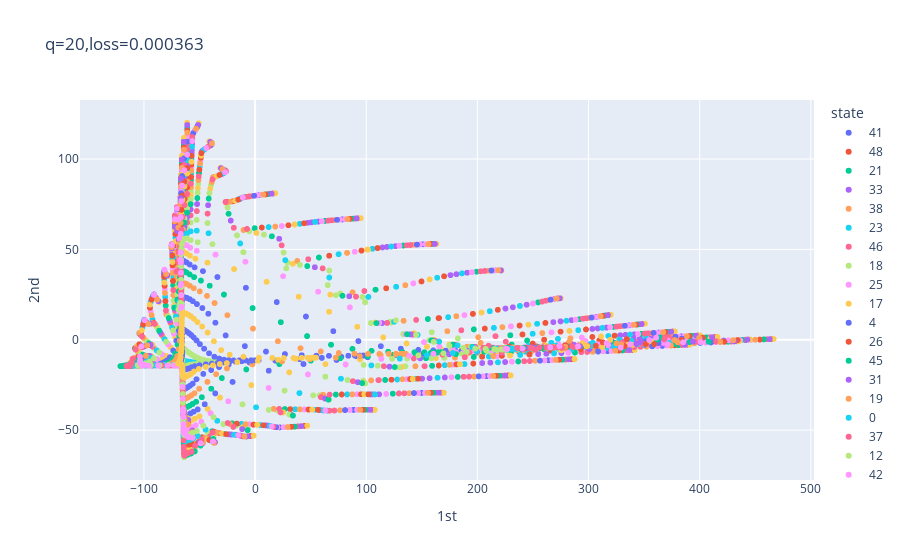

The cell this chart's notebook holds for it:
### Markdown cell above
M: how many epochs you use

### Code cell
M = 10000 # How many epochs
epochs = range(M)
losses = [np.nan]*M
MRA_pca = MRA_generate(d,nt,1000,sigma,ne,g,replace=0)
pca_cb = PCA(n_components=2)
MRA_pca.generate_default()
X = MRA_training.X
clear_output()
N_shifts = MRA_pca.shifts.reshape(-1,1)
N_states = np.repeat(MRA_pca.states,nt)
df_states = pd.DataFrame(N_states,columns=['state']).astype('object') 
df_shifts = pd.DataFrame(N_shifts,columns=['shift'])

class CustomCallback(tf.keras.callbacks.Callback):
    def on_epoch_end(self, epoch, logs=None):
        losses[epoch] = logs["loss"]
        print("For epoch {:d}, loss is {:f}.".format(epoch, logs["loss"]))
        if epoch % 50 == 0:
            clear_output(wait = True)
            _, Ns = latent(model,MRA_pca)
            N_reshaped = Ns.reshape(-1,q)
            pca_N = pca_cb.fit_transform(N_reshaped)
            df = pd.DataFrame(pca_N, columns = ['1st','2nd'])
            df = pd.concat([df,df_states,df_shifts],axis=1)
            fig = px.scatter(df, x='1st', y='2nd', color='state', text='shift', title='q=%d,loss=%f'%(q,logs["loss"]))
            fig.update_layout(height=500)
            fig.show()
history = model.fit(X,X,epochs=M,verbose=0,callbacks=[CustomCallback()])

### Figure 1 — Plotly figure (JSON) as saved in the notebook; plotly's stock layout.template omitted (floating-point values rounded to 4 significant figures; data arrays with more than 128 entries replaced by an {"elided": "..."} marker saying what was removed)
{"data": [{"hovertemplate": "state=41<br>1st=%{x}<br>2nd=%{y}<br>shift=%{text}<extra></extra>", "legendgroup": "41", "marker": {"color": "#636efa", "symbol": "circle"}, "mode": "markers+text", "name": "41", "showlegend": true, "text": {"elided": "400 int values"}, "type": "scattergl", "x": {"elided": "400 float values"}, "xaxis": "x", "y": {"elided": "400 float values"}, "yaxis": "y"}, {"hovertemplate": "state=48<br>1st=%{x}<br>2nd=%{y}<br>shift=%{text}<extra></extra>", "legendgroup": "48", "marker": {"color": "#EF553B", "symbol": "circle"}, "mode": "markers+text", "name": "48", "showlegend": true, "text": {"elided": "400 int values"}, "type": "scattergl", "x": {"elided": "400 float values"}, "xaxis": "x", "y": {"elided": "400 float values"}, "yaxis": "y"}, {"hovertemplate": "state=21<br>1st=%{x}<br>2nd=%{y}<br>shift=%{text}<extra></extra>", "legendgroup": "21", "marker": {"color": "#00cc96", "symbol": "circle"}, "mode": "markers+text", "name": "21", "showlegend": true, "text": {"elided": "400 int values"}, "type": "scattergl", "x": {"elided": "400 float values"}, "xaxis": "x", "y": {"elided": "400 float values"}, "yaxis": "y"}, {"hovertemplate": "state=33<br>1st=%{x}<br>2nd=%{y}<br>shift=%{text}<extra></extra>", "legendgroup": "33", "marker": {"color": "#ab63fa", "symbol": "circle"}, "mode": "markers+text", "name": "33", "showlegend": true, "text": {"elided": "400 int values"}, "type": "scattergl", "x": {"elided": "400 float values"}, "xaxis": "x", "y": {"elided": "400 float values"}, "yaxis": "y"}, {"hovertemplate": "state=38<br>1st=%{x}<br>2nd=%{y}<br>shift=%{text}<extra></extra>", "legendgroup": "38", "marker": {"color": "#FFA15A", "symbol": "circle"}, "mode": "markers+text", "name": "38", "showlegend": true, "text": {"elided": "400 int values"}, "type": "scattergl", "x": {"elided": "400 float values"}, "xaxis": "x", "y": {"elided": "400 float values"}, "yaxis": "y"}, {"hovertemplate": "state=23<br>1st=%{x}<br>2nd=%{y}<br>shift=%{text}<extra></extra>", "legendgroup": "23", "marker": {"color": "#19d3f3", "symbol": "circle"}, "mode": "markers+text", "name": "23", "showlegend": true, "text": {"elided": "400 int values"}, "type": "scattergl", "x": {"elided": "400 float values"}, "xaxis": "x", "y": {"elided": "400 float values"}, "yaxis": "y"}, {"hovertemplate": "state=46<br>1st=%{x}<br>2nd=%{y}<br>shift=%{text}<extra></extra>", "legendgroup": "46", "marker": {"color": "#FF6692", "symbol": "circle"}, "mode": "markers+text", "name": "46", "showlegend": true, "text": {"elided": "400 int values"}, "type": "scattergl", "x": {"elided": "400 float values"}, "xaxis": "x", "y": {"elided": "400 float values"}, "yaxis": "y"}, {"hovertemplate": "state=18<br>1st=%{x}<br>2nd=%{y}<br>shift=%{text}<extra></extra>", "legendgroup": "18", "marker": {"color": "#B6E880", "symbol": "circle"}, "mode": "markers+text", "name": "18", "showlegend": true, "text": {"elided": "400 int values"}, "type": "scattergl", "x": {"elided": "400 float values"}, "xaxis": "x", "y": {"elided": "400 float values"}, "yaxis": "y"}, {"hovertemplate": "state=25<br>1st=%{x}<br>2nd=%{y}<br>shift=%{text}<extra></extra>", "legendgroup": "25", "marker": {"color": "#FF97FF", "symbol": "circle"}, "mode": "markers+text", "name": "25", "showlegend": true, "text": {"elided": "400 int values"}, "type": "scattergl", "x": {"elided": "400 float values"}, "xaxis": "x", "y": {"elided": "400 float values"}, "yaxis": "y"}, {"hovertemplate": "state=17<br>1st=%{x}<br>2nd=%{y}<br>shift=%{text}<extra></extra>", "legendgroup": "17", "marker": {"color": "#FECB52", "symbol": "circle"}, "mode": "markers+text", "name": "17", "showlegend": true, "text": {"elided": "400 int values"}, "type": "scattergl", "x": {"elided": "400 float values"}, "xaxis": "x", "y": {"elided": "400 float values"}, "yaxis": "y"}, {"hovertemplate": "state=4<br>1st=%{x}<br>2nd=%{y}<br>shift=%{text}<extra></extra>", "legendgroup": "4", "marker": {"color": "#636efa", "symbol": "circle"}, "mode": "markers+text", "name": "4", "showlegend": true, "text": {"elided": "400 int values"}, "type": "scattergl", "x": {"elided": "400 float values"}, "xaxis": "x", "y": {"elided": "400 float values"}, "yaxis": "y"}, {"hovertemplate": "state=26<br>1st=%{x}<br>2nd=%{y}<br>shift=%{text}<extra></extra>", "legendgroup": "26", "marker": {"color": "#EF553B", "symbol": "circle"}, "mode": "markers+text", "name": "26", "showlegend": true, "text": {"elided": "400 int values"}, "type": "scattergl", "x": {"elided": "400 float values"}, "xaxis": "x", "y": {"elided": "400 float values"}, "yaxis": "y"}, {"hovertemplate": "state=45<br>1st=%{x}<br>2nd=%{y}<br>shift=%{text}<extra></extra>", "legendgroup": "45", "marker": {"color": "#00cc96", "symbol": "circle"}, "mode": "markers+text", "name": "45", "showlegend": true, "text": {"elided": "400 int values"}, "type": "scattergl", "x": {"elided": "400 float values"}, "xaxis": "x", "y": {"elided": "400 float values"}, "yaxis": "y"}, {"hovertemplate": "state=31<br>1st=%{x}<br>2nd=%{y}<br>shift=%{text}<extra></extra>", "legendgroup": "31", "marker": {"color": "#ab63fa", "symbol": "circle"}, "mode": "markers+text", "name": "31", "showlegend": true, "text": {"elided": "400 int values"}, "type": "scattergl", "x": {"elided": "400 float values"}, "xaxis": "x", "y": {"elided": "400 float values"}, "yaxis": "y"}, {"hovertemplate": "state=19<br>1st=%{x}<br>2nd=%{y}<br>shift=%{text}<extra></extra>", "legendgroup": "19", "marker": {"color": "#FFA15A", "symbol": "circle"}, "mode": "markers+text", "name": "19", "showlegend": true, "text": {"elided": "400 int values"}, "type": "scattergl", "x": {"elided": "400 float values"}, "xaxis": "x", "y": {"elided": "400 float values"}, "yaxis": "y"}, {"hovertemplate": "state=0<br>1st=%{x}<br>2nd=%{y}<br>shift=%{text}<extra></extra>", "legendgroup": "0", "marker": {"color": "#19d3f3", "symbol": "circle"}, "mode": "markers+text", "name": "0", "showlegend": true, "text": {"elided": "400 int values"}, "type": "scattergl", "x": {"elided": "400 float values"}, "xaxis": "x", "y": {"elided": "400 float values"}, "yaxis": "y"}, {"hovertemplate": "state=37<br>1st=%{x}<br>2nd=%{y}<br>shift=%{text}<extra></extra>", "legendgroup": "37", "marker": {"color": "#FF6692", "symbol": "circle"}, "mode": "markers+text", "name": "37", "showlegend": true, "text": {"elided": "400 int values"}, "type": "scattergl", "x": {"elided": "400 float values"}, "xaxis": "x", "y": {"elided": "400 float values"}, "yaxis": "y"}, {"hovertemplate": "state=12<br>1st=%{x}<br>2nd=%{y}<br>shift=%{text}<extra></extra>", "legendgroup": "12", "marker": {"color": "#B6E880", "symbol": "circle"}, "mode": "markers+text", "name": "12", "showlegend": true, "text": {"elided": "400 int values"}, "type": "scattergl", "x": {"elided": "400 float values"}, "xaxis": "x", "y": {"elided": "400 float values"}, "yaxis": "y"}, {"hovertemplate": "state=42<br>1st=%{x}<br>2nd=%{y}<br>shift=%{text}<extra></extra>", "legendgroup": "42", "marker": {"color": "#FF97FF", "symbol": "circle"}, "mode": "markers+text", "name": "42", "showlegend": true, "text": {"elided": "400 int values"}, "type": "scattergl", "x": {"elided": "400 float values"}, "xaxis": "x", "y": {"elided": "400 float values"}, "yaxis": "y"}, {"hovertemplate": "state=8<br>1st=%{x}<br>2nd=%{y}<br>shift=%{text}<extra></extra>", "legendgroup": "8", "marker": {"color": "#FECB52", "symbol": "circle"}, "mode": "markers+text", "name": "8", "showlegend": true, "text": {"elided": "400 int values"}, "type": "scattergl", "x": {"elided": "400 float values"}, "xaxis": "x", "y": {"elided": "400 float values"}, "yaxis": "y"}, {"hovertemplate": "state=7<br>1st=%{x}<br>2nd=%{y}<br>shift=%{text}<extra></extra>", "legendgroup": "7", "marker": {"color": "#636efa", "symbol": "circle"}, "mode": "markers+text", "name": "7", "showlegend": true, "text": {"elided": "400 int values"}, "type": "scattergl", "x": {"elided": "400 float values"}, "xaxis": "x", "y": {"elided": "400 float values"}, "yaxis": "y"}, {"hovertemplate": "state=22<br>1st=%{x}<br>2nd=%{y}<br>shift=%{text}<extra></extra>", "legendgroup": "22", "marker": {"color": "#EF553B", "symbol": "circle"}, "mode": "markers+text", "name": "22", "showlegend": true, "text": {"elided": "400 int values"}, "type": "scattergl", "x": {"elided": "400 float values"}, "xaxis": "x", "y": {"elided": "400 float values"}, "yaxis": "y"}, {"hovertemplate": "state=6<br>1st=%{x}<br>2nd=%{y}<br>shift=%{text}<extra></extra>", "legendgroup": "6", "marker": {"color": "#00cc96", "symbol": "circle"}, "mode": "markers+text", "name": "6", "showlegend": true, "text": {"elided": "400 int values"}, "type": "scattergl", "x": {"elided": "400 float values"}, "xaxis": "x", "y": {"elided": "400 float values"}, "yaxis": "y"}, {"hovertemplate": "state=30<br>1st=%{x}<br>2nd=%{y}<br>shift=%{text}<extra></extra>", "legendgroup": "30", "marker": {"color": "#ab63fa", "symbol": "circle"}, "mode": "markers+text", "name": "30", "showlegend": true, "text": {"elided": "400 int values"}, "type": "scattergl", "x": {"elided": "400 float values"}, "xaxis": "x", "y": {"elided": "400 float values"}, "yaxis": "y"}, {"hovertemplate": "state=24<br>1st=%{x}<br>2nd=%{y}<br>shift=%{text}<extra></extra>", "legendgroup": "24", "marker": {"color": "#FFA15A", "symbol": "circle"}, "mode": "markers+text", "name": "24", "showlegend": true, "text": {"elided": "400 int values"}, "type": "scattergl", "x": {"elided": "400 float values"}, "xaxis": "x", "y": {"elided": "400 float values"}, "yaxis": "y"}, {"hovertemplate": "state=32<br>1st=%{x}<br>2nd=%{y}<br>shift=%{text}<extra></extra>", "legendgroup": "32", "marker": {"color": "#19d3f3", "symbol": "circle"}, "mode": "markers+text", "name": "32", "showlegend": true, "text": {"elided": "400 int values"}, "type": "scattergl", "x": {"elided": "400 float values"}, "xaxis": "x", "y": {"elided": "400 float values"}, "yaxis": "y"}, {"hovertemplate": "state=13<br>1st=%{x}<br>2nd=%{y}<br>shift=%{text}<extra></extra>", "legendgroup": "13", "marker": {"color": "#FF6692", "symbol": "circle"}, "mode": "markers+text", "name": "13", "showlegend": true, "text": {"elided": "400 int values"}, "type": "scattergl", "x": {"elided": "400 float values"}, "xaxis": "x", "y": {"elided": "400 float values"}, "yaxis": "y"}, {"hovertemplate": "state=1<br>1st=%{x}<br>2nd=%{y}<br>shift=%{text}<extra></extra>", "legendgroup": "1", "marker": {"color": "#B6E880", "symbol": "circle"}, "mode": "markers+text", "name": "1", "showlegend": true, "text": {"elided": "400 int values"}, "type": "scattergl", "x": {"elided": "400 float values"}, "xaxis": "x", "y": {"elided": "400 float values"}, "yaxis": "y"}, {"hovertemplate": "state=40<br>1st=%{x}<br>2nd=%{y}<br>shift=%{text}<extra></extra>", "legendgroup": "40", "marker": {"color": "#FF97FF", "symbol": "circle"}, "mode": "markers+text", "name": "40", "showlegend": true, "text": {"elided": "400 int values"}, "type": "scattergl", "x": {"elided": "400 float values"}, "xaxis": "x", "y": {"elided": "400 float values"}, "yaxis": "y"}, {"hovertemplate": "state=49<br>1st=%{x}<br>2nd=%{y}<br>shift=%{text}<extra></extra>", "legendgroup": "49", "marker": {"color": "#FECB52", "symbol": "circle"}, "mode": "markers+text", "name": "49", "showlegend": true, "text": {"elided": "400 int values"}, "type": "scattergl", "x": {"elided": "400 float values"}, "xaxis": "x", "y": {"elided": "400 float values"}, "yaxis": "y"}, {"hovertemplate": "state=39<br>1st=%{x}<br>2nd=%{y}<br>shift=%{text}<extra></extra>", "legendgroup": "39", "marker": {"color": "#636efa", "symbol": "circle"}, "mode": "markers+text", "name": "39", "showlegend": true, "text": {"elided": "400 int values"}, "type": "scattergl", "x": {"elided": "400 float values"}, "xaxis": "x", "y": {"elided": "400 float values"}, "yaxis": "y"}, {"hovertemplate": "state=44<br>1st=%{x}<br>2nd=%{y}<br>shift=%{text}<extra></extra>", "legendgroup": "44", "marker": {"color": "#EF553B", "symbol": "circle"}, "mode": "markers+text", "name": "44", "showlegend": true, "text": {"elided": "400 int values"}, "type": "scattergl", "x": {"elided": "400 float values"}, "xaxis": "x", "y": {"elided": "400 float values"}, "yaxis": "y"}, {"hovertemplate": "state=35<br>1st=%{x}<br>2nd=%{y}<br>shift=%{text}<extra></extra>", "legendgroup": "35", "marker": {"color": "#00cc96", "symbol": "circle"}, "mode": "markers+text", "name": "35", "showlegend": true, "text": {"elided": "400 int values"}, "type": "scattergl", "x": {"elided": "400 float values"}, "xaxis": "x", "y": {"elided": "400 float values"}, "yaxis": "y"}, {"hovertemplate": "state=14<br>1st=%{x}<br>2nd=%{y}<br>shift=%{text}<extra></extra>", "legendgroup": "14", "marker": {"color": "#ab63fa", "symbol": "circle"}, "mode": "markers+text", "name": "14", "showlegend": true, "text": {"elided": "400 int values"}, "type": "scattergl", "x": {"elided": "400 float values"}, "xaxis": "x", "y": {"elided": "400 float values"}, "yaxis": "y"}, {"hovertemplate": "state=5<br>1st=%{x}<br>2nd=%{y}<br>shift=%{text}<extra></extra>", "legendgroup": "5", "marker": {"color": "#FFA15A", "symbol": "circle"}, "mode": "markers+text", "name": "5", "showlegend": true, "text": {"elided": "400 int values"}, "type": "scattergl", "x": {"elided": "400 float values"}, "xaxis": "x", "y": {"elided": "400 float values"}, "yaxis": "y"}, {"hovertemplate": "state=28<br>1st=%{x}<br>2nd=%{y}<br>shift=%{text}<extra></extra>", "legendgroup": "28", "marker": {"color": "#19d3f3", "symbol": "circle"}, "mode": "markers+text", "name": "28", "showlegend": true, "text": {"elided": "400 int values"}, "type": "scattergl", "x": {"elided": "400 float values"}, "xaxis": "x", "y": {"elided": "400 float values"}, "yaxis": "y"}, {"hovertemplate": "state=36<br>1st=%{x}<br>2nd=%{y}<br>shift=%{text}<extra></extra>", "legendgroup": "36", "marker": {"color": "#FF6692", "symbol": "circle"}, "mode": "markers+text", "name": "36", "showlegend": true, "text": {"elided": "400 int values"}, "type": "scattergl", "x": {"elided": "400 float values"}, "xaxis": "x", "y": {"elided": "400 float values"}, "yaxis": "y"}, {"hovertemplate": "state=16<br>1st=%{x}<br>2nd=%{y}<br>shift=%{text}<extra></extra>", "legendgroup": "16", "marker": {"color": "#B6E880", "symbol": "circle"}, "mode": "markers+text", "name": "16", "showlegend": true, "text": {"elided": "400 int values"}, "type": "scattergl", "x": {"elided": "400 float values"}, "xaxis": "x", "y": {"elided": "400 float values"}, "yaxis": "y"}, {"hovertemplate": "state=9<br>1st=%{x}<br>2nd=%{y}<br>shift=%{text}<extra></extra>", "legendgroup": "9", "marker": {"color": "#FF97FF", "symbol": "circle"}, "mode": "markers+text", "name": "9", "showlegend": true, "text": {"elided": "400 int values"}, "type": "scattergl", "x": {"elided": "400 float values"}, "xaxis": "x", "y": {"elided": "400 float values"}, "yaxis": "y"}, {"hovertemplate": "state=27<br>1st=%{x}<br>2nd=%{y}<br>shift=%{text}<extra></extra>", "legendgroup": "27", "marker": {"color": "#FECB52", "symbol": "circle"}, "mode": "markers+text", "name": "27", "showlegend": true, "text": {"elided": "400 int values"}, "type": "scattergl", "x": {"elided": "400 float values"}, "xaxis": "x", "y": {"elided": "400 float values"}, "yaxis": "y"}, {"hovertemplate": "state=2<br>1st=%{x}<br>2nd=%{y}<br>shift=%{text}<extra></extra>", "legendgroup": "2", "marker": {"color": "#636efa", "symbol": "circle"}, "mode": "markers+text", "name": "2", "showlegend": true, "text": {"elided": "400 int values"}, "type": "scattergl", "x": {"elided": "400 float values"}, "xaxis": "x", "y": {"elided": "400 float values"}, "yaxis": "y"}, {"hovertemplate": "state=29<br>1st=%{x}<br>2nd=%{y}<br>shift=%{text}<extra></extra>", "legendgroup": "29", "marker": {"color": "#EF553B", "symbol": "circle"}, "mode": "markers+text", "name": "29", "showlegend": true, "text": {"elided": "400 int values"}, "type": "scattergl", "x": {"elided": "400 float values"}, "xaxis": "x", "y": {"elided": "400 float values"}, "yaxis": "y"}, {"hovertemplate": "state=15<br>1st=%{x}<br>2nd=%{y}<br>shift=%{text}<extra></extra>", "legendgroup": "15", "marker": {"color": "#00cc96", "symbol": "circle"}, "mode": "markers+text", "name": "15", "showlegend": true, "text": {"elided": "400 int values"}, "type": "scattergl", "x": {"elided": "400 float values"}, "xaxis": "x", "y": {"elided": "400 float values"}, "yaxis": "y"}, {"hovertemplate": "state=47<br>1st=%{x}<br>2nd=%{y}<br>shift=%{text}<extra></extra>", "legendgroup": "47", "marker": {"color": "#ab63fa", "symbol": "circle"}, "mode": "markers+text", "name": "47", "showlegend": true, "text": {"elided": "400 int values"}, "type": "scattergl", "x": {"elided": "400 float values"}, "xaxis": "x", "y": {"elided": "400 float values"}, "yaxis": "y"}, {"hovertemplate": "state=43<br>1st=%{x}<br>2nd=%{y}<br>shift=%{text}<extra></extra>", "legendgroup": "43", "marker": {"color": "#FFA15A", "symbol": "circle"}, "mode": "markers+text", "name": "43", "showlegend": true, "text": {"elided": "400 int values"}, "type": "scattergl", "x": {"elided": "400 float values"}, "xaxis": "x", "y": {"elided": "400 float values"}, "yaxis": "y"}, {"hovertemplate": "state=11<br>1st=%{x}<br>2nd=%{y}<br>shift=%{text}<extra></extra>", "legendgroup": "11", "marker": {"color": "#19d3f3", "symbol": "circle"}, "mode": "markers+text", "name": "11", "showlegend": true, "text": {"elided": "400 int values"}, "type": "scattergl", "x": {"elided": "400 float values"}, "xaxis": "x", "y": {"elided": "400 float values"}, "yaxis": "y"}, {"hovertemplate": "state=20<br>1st=%{x}<br>2nd=%{y}<br>shift=%{text}<extra></extra>", "legendgroup": "20", "marker": {"color": "#FF6692", "symbol": "circle"}, "mode": "markers+text", "name": "20", "showlegend": true, "text": {"elided": "400 int values"}, "type": "scattergl", "x": {"elided": "400 float values"}, "xaxis": "x", "y": {"elided": "400 float values"}, "yaxis": "y"}, {"hovertemplate": "state=10<br>1st=%{x}<br>2nd=%{y}<br>shift=%{text}<extra></extra>", "legendgroup": "10", "marker": {"color": "#B6E880", "symbol": "circle"}, "mode": "markers+text", "name": "10", "showlegend": true, "text": {"elided": "400 int values"}, "type": "scattergl", "x": {"elided": "400 float values"}, "xaxis": "x", "y": {"elided": "400 float values"}, "yaxis": "y"}, {"hovertemplate": "state=34<br>1st=%{x}<br>2nd=%{y}<br>shift=%{text}<extra></extra>", "legendgroup": "34", "marker": {"color": "#FF97FF", "symbol": "circle"}, "mode": "markers+text", "name": "34", "showlegend": true, "text": {"elided": "400 int values"}, "type": "scattergl", "x": {"elided": "400 float values"}, "xaxis": "x", "y": {"elided": "400 float values"}, "yaxis": "y"}, {"hovertemplate": "state=3<br>1st=%{x}<br>2nd=%{y}<br>shift=%{text}<extra></extra>", "legendgroup": "3", "marker": {"color": "#FECB52", "symbol": "circle"}, "mode": "markers+text", "name": "3", "showlegend": true, "text": {"elided": "400 int values"}, "type": "scattergl", "x": {"elided": "400 float values"}, "xaxis": "x", "y": {"elided": "400 float values"}, "yaxis": "y"}], "layout": {"autosize": true, "legend": {"title": {"text": "state"}, "tracegroupgap": 0}, "title": {"text": "q=20,loss=0.000363"}, "xaxis": {"anchor": "y", "autorange": true, "domain": [0, 1], "range": [-159.4, 504.7], "title": {"text": "1st"}, "type": "linear"}, "yaxis": {"anchor": "x", "autorange": true, "domain": [0, 1], "range": [-78.03, 133.1], "title": {"text": "2nd"}, "type": "linear"}}}
